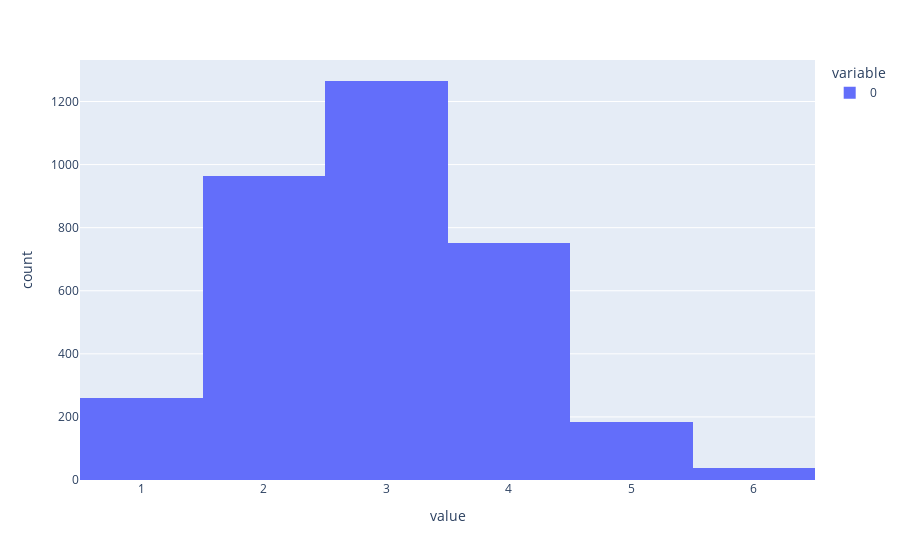

The code cell stored with this chart in its notebook:
### Code cell
px.histogram(y_val.sum(axis=-1)) # y_val+1)

### Figure 1 — Plotly figure (JSON) as saved in the notebook; plotly's stock layout.template omitted (floating-point values rounded to 4 significant figures; data arrays with more than 128 entries replaced by an {"elided": "..."} marker saying what was removed)
{"data": [{"alignmentgroup": "True", "bingroup": "x", "hovertemplate": "variable=0<br>value=%{x}<br>count=%{y}<extra></extra>", "legendgroup": "0", "marker": {"color": "#636efa", "pattern": {"shape": ""}}, "name": "0", "offsetgroup": "0", "orientation": "v", "showlegend": true, "type": "histogram", "x": {"elided": "3462 int values"}, "xaxis": "x", "yaxis": "y"}], "layout": {"autosize": true, "barmode": "relative", "legend": {"title": {"text": "variable"}, "tracegroupgap": 0}, "margin": {"t": 60}, "xaxis": {"anchor": "y", "autorange": true, "domain": [0, 1], "range": [0.5, 6.5], "title": {"text": "value"}, "type": "linear"}, "yaxis": {"anchor": "x", "autorange": true, "domain": [0, 1], "range": [0, 1332.0], "title": {"text": "count"}}}}
